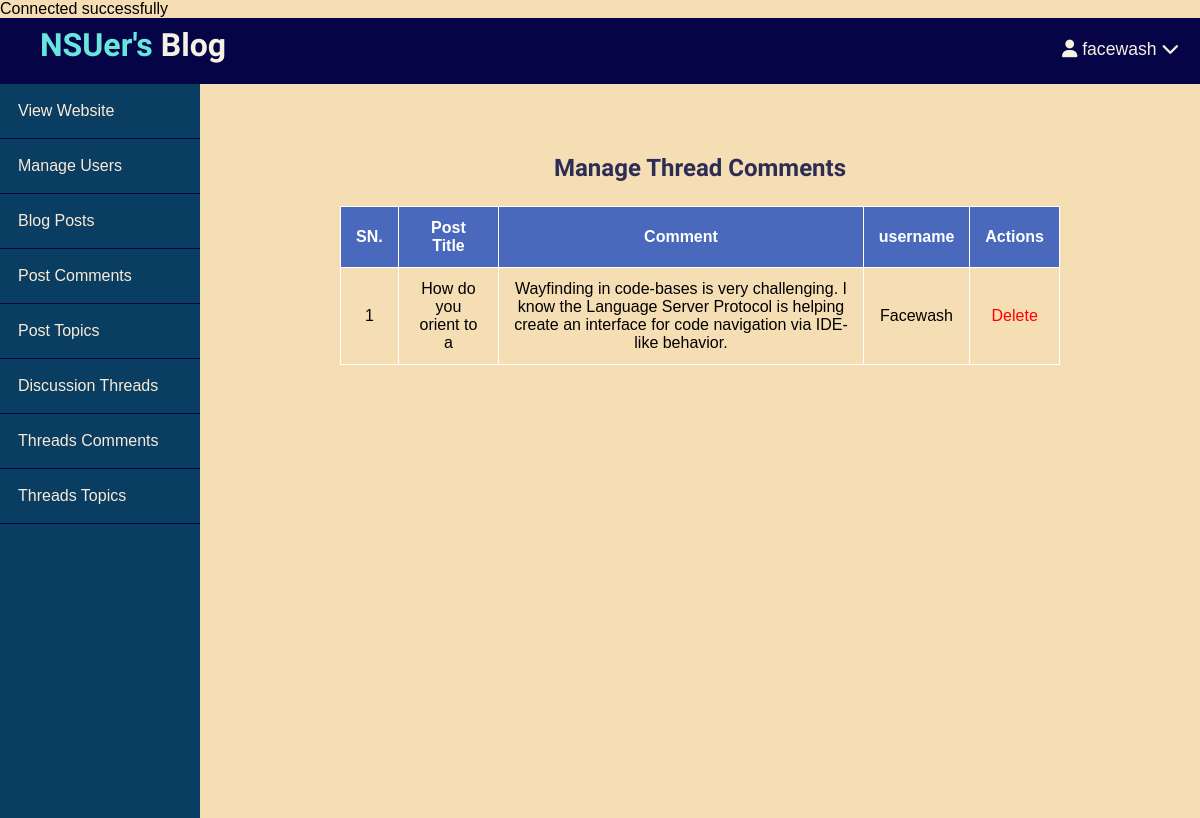
/Blog/admin/thread-comments/index.php (signed in), run on the app's committed database.
### tables this page shows
CREATE TABLE IF NOT EXISTS `thread_comments` (
  `id` int(11) NOT NULL AUTO_INCREMENT,
  `user_id` int(11) NOT NULL,
  `thread_id` int(11) NOT NULL,
  `message` longtext NOT NULL,
  `commented_on` datetime NOT NULL DEFAULT current_timestamp(),
  `created_at` datetime NOT NULL DEFAULT current_timestamp(),
  PRIMARY KEY (`id`),
  KEY `thread_id` (`thread_id`)
);

CREATE TABLE IF NOT EXISTS `threads` (
  `id` int(11) NOT NULL AUTO_INCREMENT,
  `user_id` int(11) NOT NULL,
  `thread_topic_id` int(11) NOT NULL,
  `title` varchar(255) NOT NULL,
  `body` text NOT NULL,
  `published` tinyint(4) NOT NULL,
  `created_at` datetime NOT NULL DEFAULT current_timestamp(),
  `update_at` datetime NOT NULL DEFAULT current_timestamp(),
  PRIMARY KEY (`id`),
  KEY `thread_topic_id` (`thread_topic_id`)
);

CREATE TABLE IF NOT EXISTS `users` (
  `id` int(11) NOT NULL AUTO_INCREMENT,
  `admin` tinyint(4) NOT NULL,
  `username` varchar(255) NOT NULL,
  `email` varchar(255) NOT NULL,
  `password` varchar(255) NOT NULL,
  `first_name` varchar(50) NOT NULL,
  `last_name` varchar(50) NOT NULL,
  `profile_tagline` varchar(255) NOT NULL,
  `location` varchar(60) NOT NULL,
  `about_me` text NOT NULL,
  `fb_link` varchar(255) NOT NULL,
  `tw_link` varchar(255) NOT NULL,
  `lk_link` varchar(255) NOT NULL,
  `yt_link` varchar(255) NOT NULL,
  `created_at` datetime NOT NULL DEFAULT current_timestamp(),
  PRIMARY KEY (`id`),
  UNIQUE KEY `email` (`email`)
);

### Blog/app/database/db.php (called while the page is built, shortened)
<?php
require("connect.php");
function selectAll($table, $conditions = [])
{
    global $conn;
    $sql = "SELECT * FROM $table";
    if (empty($conditions)) {
        $statement = $conn->prepare($sql);
        $statement->execute();
        $records = $statement->get_result()->fetch_all(MYSQLI_ASSOC);
        return $records;
    }
}

### Blog/app/controllers/thread-comments.php (called while the page is built, shortened)
<?php
include(ROOT_PATH . "/app/database/db.php");
$table = "thread_comments";
$threads = selectAll('threads');
$thread_comments = selectAll($table);

### Blog/admin/thread-comments/index.php (the view, shortened to what this page needs)
<?php
include(ROOT_PATH . '/app/controllers/thread-comments.php');
$users = selectAll('users');
?>
<!DOCTYPE html>
<html lang="en">
<head>
    <link rel="stylesheet" href="../../assets/css/style.css">
    <link rel="stylesheet" href="../../assets/css/admin.css">
</head>
<body>
    <?php include(ROOT_PATH . "/app/includes/adminHeader.php"); ?>
    <div class="admin-wrapper">
        <?php include(ROOT_PATH . "/app/includes/adminSidebar.php"); ?>
        <div class="admin-content">
            <div class="content">
                <h2 class="page-title">Manage Thread Comments</h2>
                <table>
                    <thead>
                        <th>SN.</th>
                        <th>Post Title</th>
                        <th>Comment</th>
                        <th>username</th>
                        <th colspan="1">Actions</th>
                    </thead>
                    <tbody>
                        <?php foreach ($thread_comments as $key => $comment) : ?>
                            <tr>
                                <td><?php echo $key + 1 ?></td>
                                <?php foreach ($threads as $key => $thread) :  ?>
                                    <?php if ($comment['thread_id'] == $thread['id']) : ?>
                                        <td>
                                            <a href="<?php echo Base_URL . 'thread.php?id=' . $thread['id']; ?>">
                                                <?php echo $thread['title'] ?>
                                            </a>
                                        </td>
                                    <?php endif; ?>
                                <?php endforeach; ?>
                                <td><?php echo html_entity_decode($comment['message']); ?></td>
                                <?php foreach ($users as $key => $user) :  ?>
                                    <?php if ($comment['user_id'] == $user['id']) : ?>
                                        <td>
                                            <?php echo ucfirst($user['username']); ?>
                                        </td>
                                    <?php endif; ?>
                                <?php endforeach; ?>
                                <td>
                                    <a href="index.php?del_id=<?php echo $comment['id'] ?>" class="delete">Delete</a>
                                </td>
                            </tr>
                        <?php endforeach; ?>
                    </tbody>
                </table>
            </div>
        </div>
    </div>
</body>
</html>

### Blog/assets/css/style.css (style rules this page uses)
* { box-sizing: border-box; }
html, body { height: 100%; padding: 0px; margin: 0px; background: wheat; font-family: Arial, Helvetica, sans-serif; }
h1, h2, h3, h4, h5, h6 { font-family: "Trirong", serif; color: #2c2c54; margin: 5px; }
a { text-decoration: none; color: inherit; }
.content { width: 90%; margin: 30px auto 30px; margin-bottom: 100px; }
table { border-collapse: collapse; width: 100%; }
table td, table th { padding: 12px 15px; border: 1px solid white; text-align: center; font-size: 16px; }
table th { background-color: #4a69bd; color: white; }
.delete { color: red; }

### Blog/assets/css/admin.css (style rules this page uses)
.admin-wrapper { display: flex; height: calc(100% - 66px); }
.admin-wrapper .admin-content { flex: 8; height: 100%; padding: 40px 100px 100px; overflow-y: scroll; }
.admin-content .page-title { text-align: center; margin-bottom: 1.5rem; }
table { width: 100%; border-collapse: collapse; font-size: 1.1rem; }
th, td { padding: 15px; text-align: left; border-bottom: 1px solid white; }
.delete { color: red; }

### data on the page
thread_comments: message "Wayfinding in code-bases is very challenging. I know the Language Server Protocol is helping create an interface for code navigation via IDE-like behavior."
threads: title "How do you orient to a"
users: username "Facewash"

### other printed values
$_SESSION['username'] "facewash"
